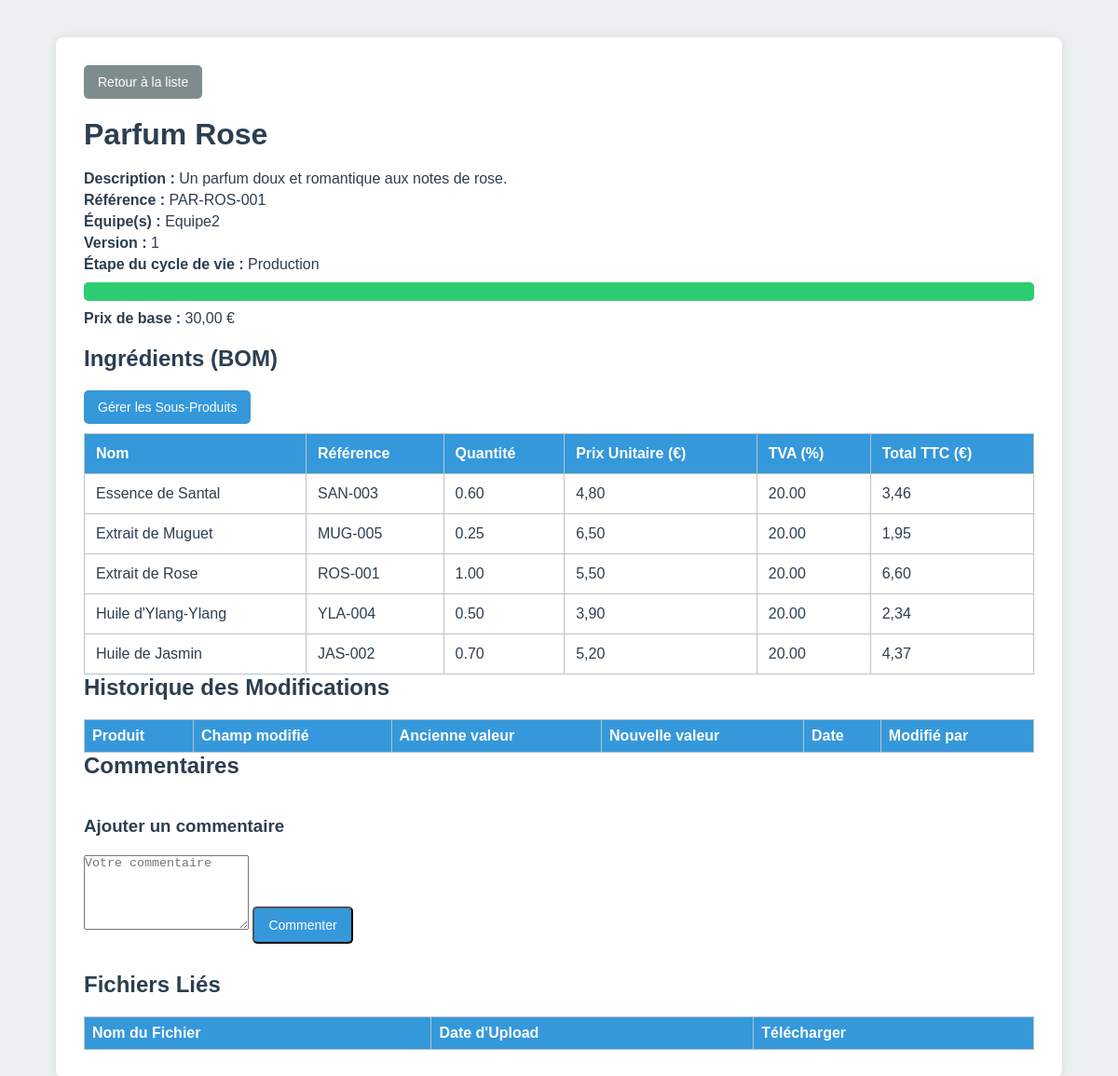
/parfum_detail.php?id=2 (signed in), run on an earlier commit of the app's database.
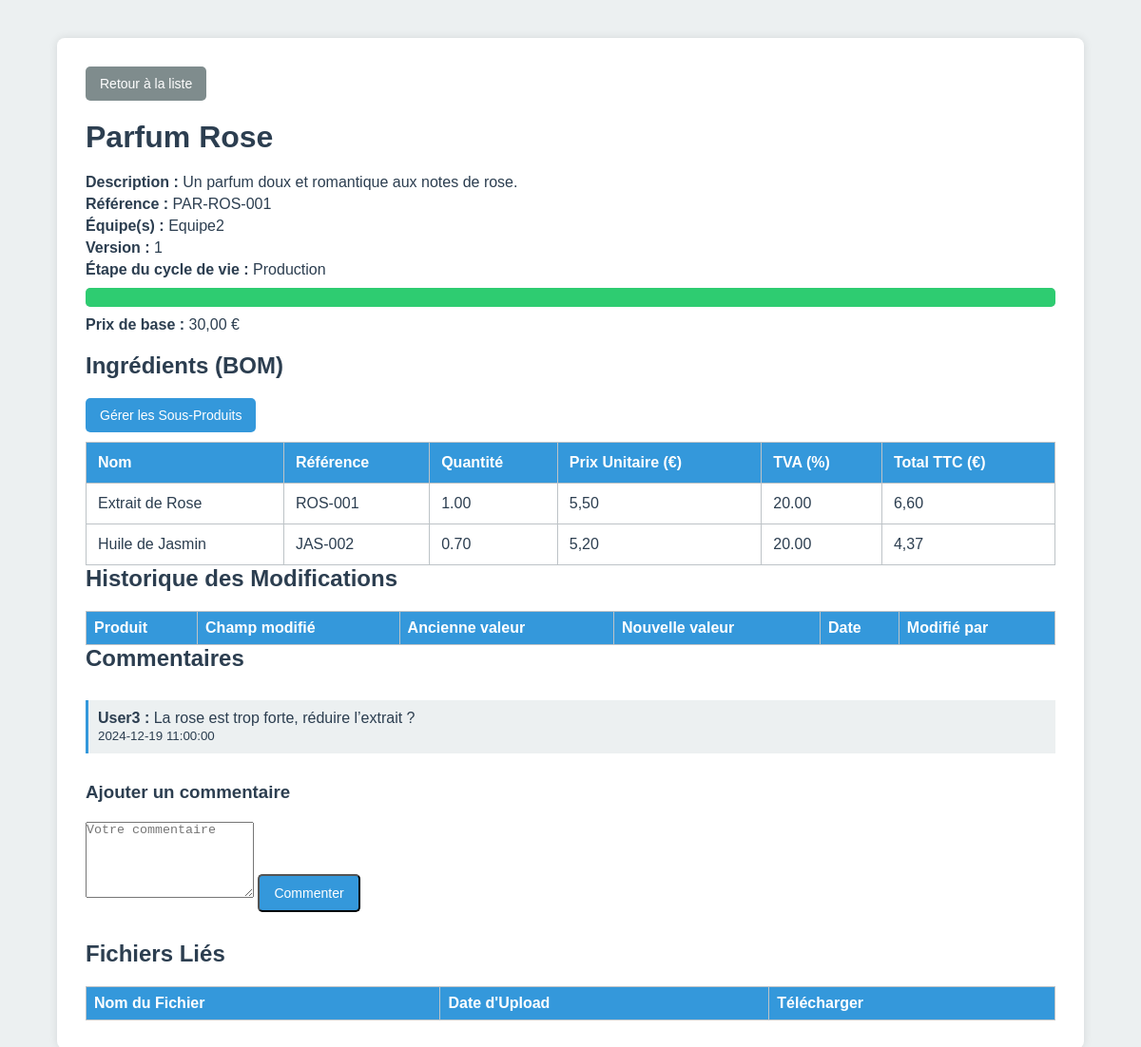
And on a later commit of the database.
### tables this page shows
CREATE TABLE IF NOT EXISTS ingredients (
  id INT AUTO_INCREMENT PRIMARY KEY,
  parfum_id INT NOT NULL,
  name VARCHAR(100) NOT NULL,
  reference VARCHAR(100),
  quantity DECIMAL(10,2) DEFAULT 1.00,
  unit_price DECIMAL(10,2) DEFAULT 5.00,
  tva DECIMAL(4,2) DEFAULT 20.00,
  FOREIGN KEY (parfum_id) REFERENCES parfums(id) ON DELETE CASCADE
);

CREATE TABLE IF NOT EXISTS comments (
  id INT AUTO_INCREMENT PRIMARY KEY,
  parfum_id INT NOT NULL,
  user_id INT NOT NULL,
  message TEXT NOT NULL,
  created_at DATETIME DEFAULT CURRENT_TIMESTAMP,
  FOREIGN KEY (parfum_id) REFERENCES parfums(id) ON DELETE CASCADE,
  FOREIGN KEY (user_id) REFERENCES users(id) ON DELETE CASCADE
);

CREATE TABLE IF NOT EXISTS users (
  id INT AUTO_INCREMENT PRIMARY KEY,
  username VARCHAR(50) NOT NULL UNIQUE,
  password_hash VARCHAR(255) NOT NULL,
  role VARCHAR(255) NOT NULL,
  last_login DATETIME DEFAULT NULL   
);

### src/parfum_detail.php (the view, shortened to what this page needs)
<?php
$mysqli = new mysqli("db", "root", "root", "plm");
$id = $_GET['id'] ?? '';
$stmt = $mysqli->prepare("
  SELECT name, description, price, team,
         version, lifecycle_stage, reference,
         image_filename
  FROM parfums
  WHERE id=?
");
$stmt->bind_param("i", $id);
$stmt->execute();
$stmt->store_result();
$stmt->bind_result($name, $description, $price, $team,
                   $version, $lifecycle_stage, $reference,
                   $image_filename);
$ing_result = $mysqli->query("
  SELECT id, name, reference, quantity, unit_price, tva
  FROM ingredients
  WHERE parfum_id=$id
  ORDER BY name ASC
");
$comments_result = $mysqli->query("
  SELECT c.message, c.created_at, u.username
  FROM comments c
  JOIN users u ON c.user_id=u.id
  WHERE c.parfum_id=$id
  ORDER BY c.created_at DESC
");
?>
<!DOCTYPE html>
<html lang="fr">
<head>
  <link rel="stylesheet" href="styles.css">
</head>
<body>
<div class="container">
  <div class="header-actions">
    <a href="list_parfums.php" class="btn btn-secondary">Retour à la liste</a>
  </div>
  <h1><?php echo htmlspecialchars($name); ?></h1>
  <div class="info-block">
    <p><strong>Description :</strong> <?php echo nl2br(htmlspecialchars($description)); ?></p>
    <p><strong>Référence :</strong> <?php echo htmlspecialchars($reference); ?></p>
    <p><strong>Équipe(s) :</strong> <?php echo htmlspecialchars($team); ?></p>
    <p><strong>Version :</strong> <?php echo htmlspecialchars($version); ?></p>
    <p><strong>Étape du cycle de vie :</strong> <?php echo htmlspecialchars($lifecycle_stage); ?></p>
    <div class="progress-bar">
      <div class="progress-bar-inner"></div>
    </div>
    <p><strong>Prix de base :</strong>
       <?php echo number_format($price, 2, ',', ' '); ?> €</p>
  </div>
  <h2>Ingrédients (BOM)</h2>
  <p>
    <a href="manage_ingredients.php?parfum_id=<?php echo $id; ?>" class="btn">
      Gérer les Sous-Produits
    </a>
  </p>
  <table>
    <thead>
      <tr>
        <th>Nom</th>
        <th>Référence</th>
        <th>Quantité</th>
        <th>Prix Unitaire (€)</th>
        <th>TVA (%)</th>
        <th>Total TTC (€)</th>
      </tr>
    </thead>
    <tbody>
      <?php while($ing = $ing_result->fetch_assoc()):
        $qty  = $ing['quantity'];
        $unit = $ing['unit_price'];
        $tva  = $ing['tva'];
        $total_ht  = $qty * $unit;
        $total_ttc = $total_ht * (1 + $tva / 100);
      ?>
      <tr>
        <td><?php echo htmlspecialchars($ing['name']); ?></td>
        <td><?php echo htmlspecialchars($ing['reference']); ?></td>
        <td><?php echo htmlspecialchars($qty); ?></td>
        <td><?php echo number_format($unit, 2, ',', ' '); ?></td>
        <td><?php echo htmlspecialchars($tva); ?></td>
        <td><?php echo number_format($total_ttc, 2, ',', ' '); ?></td>
      </tr>
      <?php endwhile; ?>
    </tbody>
  </table>
  <h2>Historique des Modifications</h2>
  <table class="history-table">
    <thead>
      <tr>
        <th>Produit</th>
        <th>Champ modifié</th>
        <th>Ancienne valeur</th>
        <th>Nouvelle valeur</th>
        <th>Date</th>
        <th>Modifié par</th>
      </tr>
    </thead>
  </table>
  <h2>Commentaires</h2>
  <div class="comments-section" style="max-height:300px; overflow:auto;">
    <?php while($c = $comments_result->fetch_assoc()): ?>
      <div class="comment">
        <p>
          <strong><?php echo htmlspecialchars($c['username']); ?> :</strong>
          <?php echo nl2br(htmlspecialchars($c['message'])); ?>
        </p>
        <small><?php echo $c['created_at']; ?></small>
      </div>
    <?php endwhile; ?>
  </div>
  <h3>Ajouter un commentaire</h3>
  <form method="post" id="commentForm">
    <textarea name="message" required placeholder="Votre commentaire"></textarea>
    <button type="submit" name="new_comment" class="btn">Commenter</button>
  </form>
  <div class="files-section">
    <h2>Fichiers Liés</h2>
    <table>
      <thead>
        <tr>
          <th>Nom du Fichier</th>
          <th>Date d'Upload</th>
          <th>Télécharger</th>
        </tr>
      </thead>
    </table>
  </div>
</div>
</body>
</html>

What changed in the data, as far as the page shows it:
no longer on this page (row edited): ingredients: name "Essence de Santal", reference "SAN-003", quantity "0.60", unit_price "4,80", tva "20.00", total_ttc "3,46"
removed ingredients: name "Extrait de Muguet", reference "MUG-005", quantity "0.25", unit_price "6,50", tva "20.00", total_ttc "1,95"
removed ingredients: name "Huile d'Ylang-Ylang", reference "YLA-004", quantity "0.50", unit_price "3,90", tva "20.00", total_ttc "2,34"
added comments: user.username "User3", message "La rose est trop forte, réduire l’extrait ?", created_at "2024-12-19 11:00:00"
